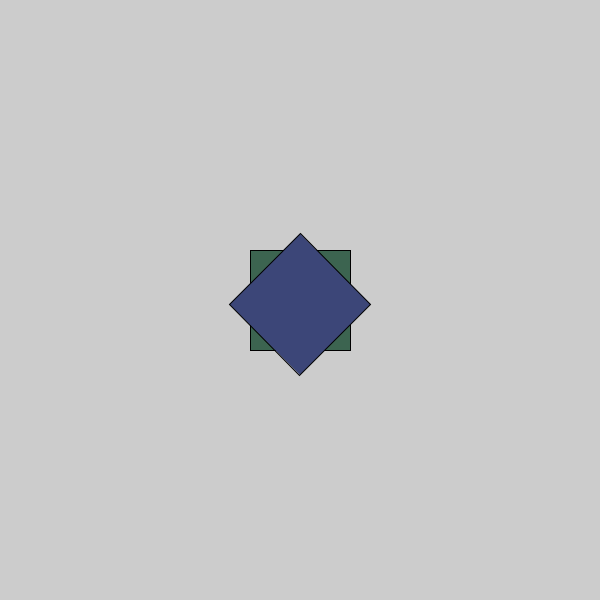
Frame 1 (no input)
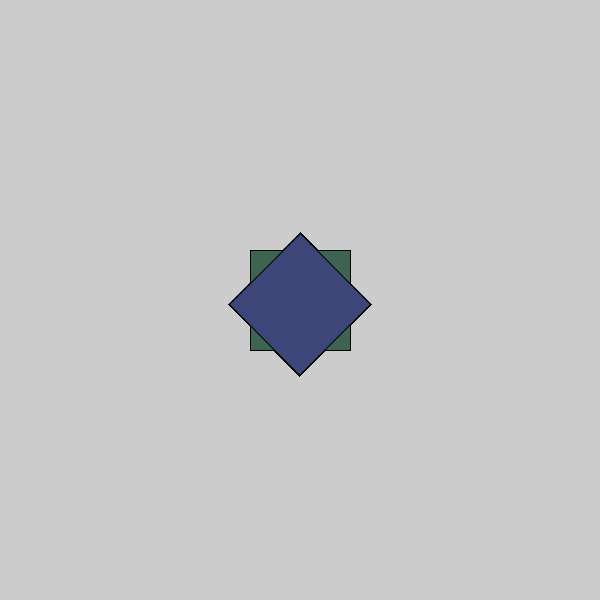
Frame 60 (the mouse pressed at the canvas centre just before this capture)
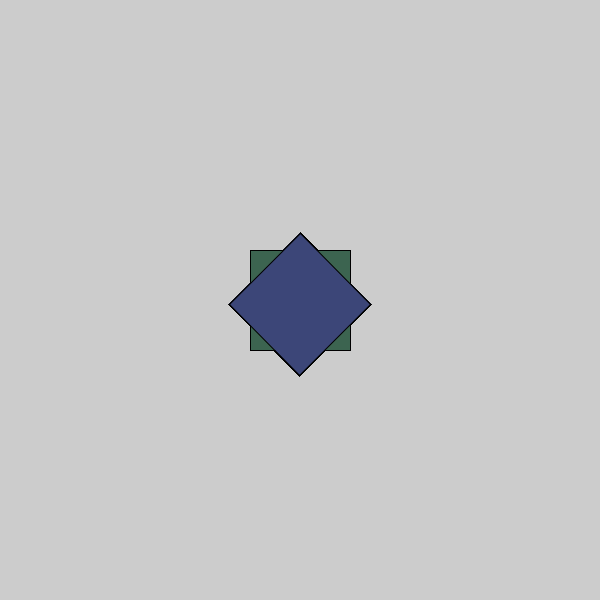
Frame 120 (the mouse held since frame 60 and released just before this capture)

The Processing sketch that drew these frames (run headless with seeded random() and noise(); from frame 60 on, the mouse is pressed at the canvas centre):

// Processing sketch: midterm_practice_1
// ── midterm_practice_1.pde
//change this sketch so it rotates around the original position of the shape 

void setup() {
  size(600, 600); 
  rectMode(CENTER); 
}

void draw(){
  fill(60, 100, 80);
  rect(width/2, height/2, 100, 100); 
  
  pushMatrix(); 
  fill(60, 70, 120);
  translate(width*.5, -120);
  rotate(radians(45)); 
  rect(width/2, height/2, 100, 100); 
  popMatrix(); 
}
